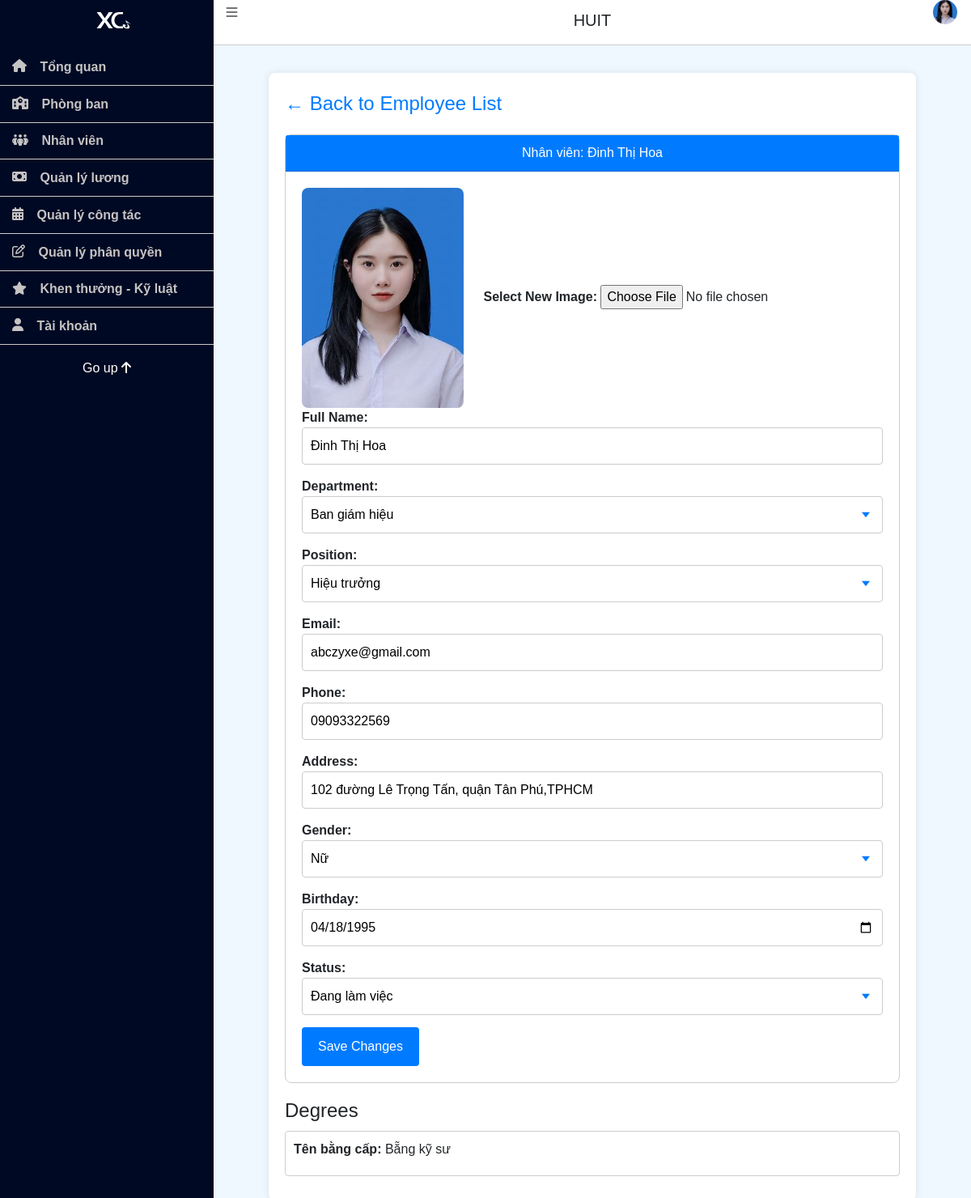
Screenshot of /admin/index.php?page=detailEmployee&userId=1 (signed in) with the database file from the repository.
### tables this page shows
CREATE TABLE `users` (
  `UserID` int NOT NULL,
  `FullName` text NOT NULL,
  `Birthday` date DEFAULT NULL,
  `Gender` text NOT NULL,
  `Email` varchar(155) NOT NULL,
  `Address` text NOT NULL,
  `Phone` varchar(11) NOT NULL,
  `Username` varchar(20) NOT NULL,
  `Password` varchar(255) NOT NULL,
  `Role` varchar(155) NOT NULL DEFAULT 'User',
  `Status` varchar(155) NOT NULL DEFAULT 'Đang làm việc',
  `PositionID` int NOT NULL,
  `DeptID` int NOT NULL
);

CREATE TABLE `department` (
  `DeptID` int NOT NULL,
  `DeptName` text,
  `People` int DEFAULT '0',
  `Location` text
);

CREATE TABLE `position` (
  `PositionID` int NOT NULL,
  `PositionName` text NOT NULL
);

CREATE TABLE `degree` (
  `DegreeID` int NOT NULL,
  `DegreeName` text,
  `GrantedDate` date DEFAULT NULL,
  `Unit` text,
  `UserID` int NOT NULL
);

### Library/Db.class.php (called while the page is built, shortened)
<?php
class Db
{
	public  $conn=null;
	function __construct()
    {
        try {
            $this->conn = new PDO('mysql:host='.HOST_DB.';dbname='.DB, USER_DB, PASS_DB);
            $this->conn->query('set names utf8');
        } catch(PDOException $e) {
            echo 'ERROR';
            exit;
        }
    }
	function getTable($tableName)
	{
		$stm = $this->conn->prepare("select * from $tableName");
		$stm->execute();
		return $stm->fetchAll();
	}
	function selectQuery($sql, $arr=array())
	{
		$stm = $this->conn->prepare($sql);
		$stm->execute($arr);
		return $stm->fetchAll(PDO::FETCH_ASSOC);
	}
}

### Controller/UserController.php (called while the page is built, shortened)
<?php
include_once '../Library/Db.class.php';
include_once '../Model/User.php';
class UserController {
    private $userModel;
    public function __construct() {
        $this->userModel = new User();
    }
    public function getUserDetailsById($userId) {
        return $this->userModel->getUserDetailsById($userId);
    }
}
?>

### Model/User.php (called while the page is built, shortened)
<?php
class User extends Db{
    public function getUserDetailsById($userId) {
        $sql = "
            SELECT
                users.*,
                department.deptName,
                img.url AS ImageURL,
                position.positionName
            FROM users
            LEFT JOIN department ON users.DeptID = department.DeptID
            LEFT JOIN img ON users.UserID = img.UserID
            LEFT JOIN position ON users.PositionID = position.PositionID
            WHERE users.UserID = :userId
        ";
        $params = array(':userId' => $userId);
        return $this->selectQuery($sql, $params);
    }
}
?>

### Controller/DepartmentController.php (called while the page is built, shortened)
<?php
include_once '../Library/Db.class.php';
include_once '../Model/Department.php';
class DepartmentController {
    private $departmentModel;
    public function __construct() {
        $this->departmentModel = new Department();
    }
    public function index() {
        return $this->departmentModel->getAllDepartments();
    }
}
?>

### Model/Department.php (called while the page is built, shortened)
<?php
class Department extends Db{
    public function getAllDepartments() {
        return $this->getTable("department");
    }
}

### Controller/PositionController.php (called while the page is built, shortened)
<?php
include_once '../Library/Db.class.php';
include_once '../Model/Position.php';
class PositionController {
    private $positionModel;
    public function __construct() {
        $this->positionModel = new Position();
    }
    public function getAllPositions() {
        return $this->positionModel->getAllPositions();
    }
}
?>

### Model/Position.php (called while the page is built, shortened)
<?php
class Position extends Db {
    public function getAllPositions() {
        return $this->getTable("position");
    }
}
?>

### Controller/DegreeController.php (called while the page is built, shortened)
<?php
include_once '../Library/Db.class.php';
include_once '../Model/Degree.php';
class DegreeController {
    private $degreeModel;
    public function __construct() {
        $this->degreeModel = new Degree();
    }
    public function getDegreesByUserID($userID){
        return $this->degreeModel->getDegreesByUserID($userID);
    }
}
?>

### Model/Degree.php (called while the page is built, shortened)
<?php
class Degree extends Db {
    public function getDegreesByUserID($userID) {
        $sql = "SELECT * FROM degree WHERE UserID = :userID";
        $params = array(':userID' => $userID);
        return $this->selectQuery($sql, $params);
    }
}
?>

### admin/pages/detailEmployee.php (the view, shortened to what this page needs)
<?php
include_once '../Controller/UserController.php';
include_once '../Controller/DepartmentController.php';
include_once '../Controller/PositionController.php';
include_once '../Controller/DegreeController.php';
$userController = new UserController();
$degreeController = new DegreeController();
$userId = isset($_GET['userId']) ? intval($_GET['userId']) : 0;
if ($userId > 0) {
    $userDetails = $userController->getUserDetailsById($userId);
    if (!empty($userDetails)) {
        $user = $userDetails[0];
    } else {
        echo "No details found for the specified user.";
        exit;
    }
    $degrees = $degreeController->getDegreesByUserID($userId);
} else {
    echo "Invalid user ID.";
    exit;
}
$departmentController = new DepartmentController();
$departments = $departmentController->index();
$positionController = new PositionController();
$positions = $positionController->getAllPositions();
?>
<div class="container">
        <a href="?page=listEmployee" class="back-btn">&#8592; Back to Employee List</a>
        <div class="card">
            <div class="card-header">
                Nhân viên: <?php echo htmlspecialchars($user['FullName']); ?>
            </div>
            <div class="card-body">
                <div>
                    <form  id="editForm" action="?page=update_employee" method="post" enctype="multipart/form-data">
                        <div>
                            <?php if (!empty($user['ImageURL'])): ?>
                                <img src="../img/<?php echo htmlspecialchars($user['ImageURL']); ?>" alt="User Image">
                            <?php endif; ?>
                            <label for="img">Select New Image:</label>
                            <input type="file" name="img" id="img" accept="image/*">
                        </div>
                        <label for="fullName">Full Name:</label>
                        <input type="text" name="fullName" id="fullName" value="<?php echo htmlspecialchars($user['FullName']); ?>" required>
                        <label for="deptID">Department:</label>
                        <select name="deptID" id="deptID" required>
                            <?php foreach ($departments as $department) : ?>
                                <option value="<?php echo htmlspecialchars($department['DeptID']); ?>" <?php if ($user['DeptID'] == $department['DeptID']) echo 'selected'; ?>>
                                    <?php echo htmlspecialchars($department['DeptName']); ?>
                                </option>
                            <?php endforeach; ?>
                        </select>
                        <label for="positionID">Position:</label>
                        <select name="positionID" id="positionID" required>
                            <?php foreach ($positions as $position) : ?>
                                <option value="<?php echo htmlspecialchars($position['PositionID']); ?>" <?php if ($user['PositionID'] == $position['PositionID']) echo 'selected'; ?>>
                                    <?php echo htmlspecialchars($position['PositionName']); ?>
                                </option>
                            <?php endforeach; ?>
                        </select>
                        <label for="email">Email:</label>
                        <input type="email" name="email" id="email" value="<?php echo htmlspecialchars($user['Email']); ?>" required>
                        <label for="phone">Phone:</label>
                        <input type="text" name="phone" id="phone" value="<?php echo htmlspecialchars($user['Phone']); ?>" required>
                        <label for="address">Address:</label>
                        <input type="text" name="address" id="address" value="<?php echo htmlspecialchars($user['Address']); ?>" required>
                        <label for="gender">Gender:</label>
                        <select name="gender" id="gender" required>
                            <option value="Nữ" <?php if ($user['Gender'] == 'Nữ') echo 'selected'; ?>>Nữ</option>
                        </select>
                        <label for="birthday">Birthday:</label>
                        <input type="date" name="birthday" id="birthday" value="<?php echo htmlspecialchars($user['Birthday']); ?>" required>
                        <label for="status">Status:</label>
                        <select name="status" id="status" required>
                            <option value="Đang làm việc" <?php if ($user['Status'] == 'Đang làm việc') echo 'selected'; ?>>Đang làm việc</option>
                        </select>
                        <input type="submit" value="Save Changes">
                    </form>
                </div>
            </div>
        </div>
        <div class="degree-list">
            <h2>Degrees</h2>
            <?php if (!empty($degrees)) : ?>
                <?php foreach ($degrees as $degree) : ?>
                    <div class="degree-item" onclick="toggleDegreeDetails(this)">
                        <p><strong>Tên bằng cấp:</strong> <?php echo htmlspecialchars($degree['DegreeName']); ?></p>
                    </div>
                <?php endforeach; ?>
            <?php else : ?>
                <p>No degrees found for this user.</p>
            <?php endif; ?>
        </div>
    </div>

### admin/css/admin_site.css (style rules this page uses)
* { margin: 0; padding: 0; box-sizing: border-box; }
html { font-size: 62.5%; }
a { text-decoration: none; color: inherit; }
button, input[type="button"], input[type="submit"] { border: none; background: none; cursor: pointer; padding: 0; }
input[type="text"], input[type="password"], textarea, select { font-size: inherit; font-family: inherit; border: none; outline: none; background: transparent; appearance: none; }
img, video, iframe, embed { max-width: 100%; height: auto; }

### admin/pages/detailEmployee.php (style rules this page uses)
.container { max-width: 800px; margin: 20px auto; padding: 20px; background-color: #fff; border-radius: 8px; box-shadow: 0 0 10px rgba(0, 0, 0, 0.1); }
.back-btn { font-size: 24px; color: #007bff; text-decoration: none; margin-bottom: 20px; display: inline-block; }
.card { border: 1px solid #ccc; border-radius: 8px; margin-bottom: 20px; }
.card-header { background-color: #007bff; color: #fff; padding: 10px; text-align: center; border-top-left-radius: 8px; border-top-right-radius: 8px; }
.card-body { display: flex; align-items: flex-start; padding: 20px; }
.card-body img { margin-right: 20px; max-width: 200px; height: auto; border-radius: 8px; }
.card-body div { flex: 1; }
label { font-weight: bold; }
input[type="text"], input[type="email"], select, input[type="date"] { width: 100%; padding: 10px; margin-bottom: 15px; border: 1px solid #ccc; border-radius: 4px; box-sizing: border-box; }
select { appearance: none; -webkit-appearance: none; -moz-appearance: none; background-repeat: no-repeat; background-position: right 10px center; background-size: 20px; }
input[type="submit"] { background-color: #007bff; color: #fff; border: none; border-radius: 4px; padding: 12px 20px; cursor: pointer; font-size: 16px; transition: background-color 0.3s; }
.degree-list { margin-top: 20px; }
.degree-list h2 { font-size: 24px; margin-bottom: 10px; }
.degree-item { padding: 10px; border: 1px solid #ccc; border-radius: 4px; margin-bottom: 10px; cursor: pointer; }

### rows the page displays
users: FullName "Đinh Thị Hoa", fullName "Đinh Thị Hoa", deptID "Ban giám hiệu", positionID "Hiệu trưởng", email "abczyxe@gmail.com", phone "09093322569", address "102 đường Lê Trọng Tấn, quận Tân Phú,TPHCM", gender "Nữ", birthday "04/18/1995", status "Đang làm việc"
degree: DegreeName "Bẵng kỹ sư"
